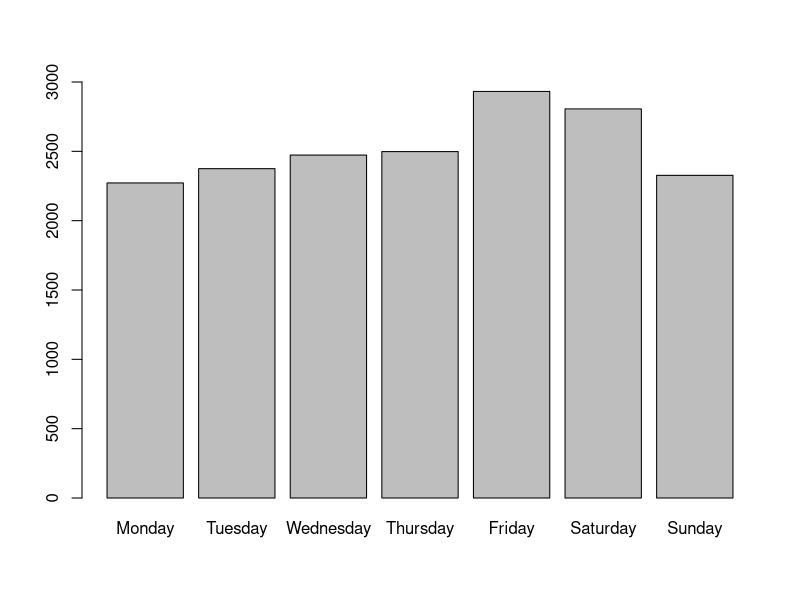
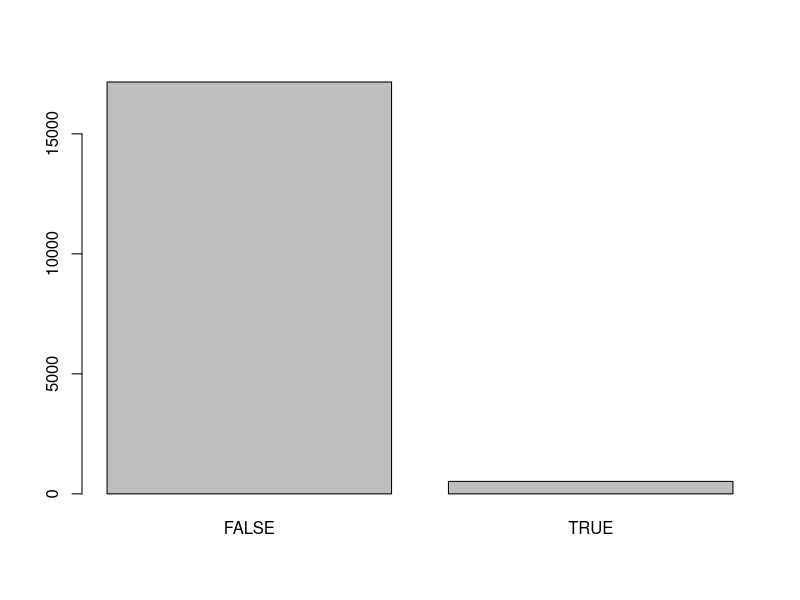

Source code (R) for these figures, in order:
setwd('/Users/Cam/Desktop/ds_practice/faa-laser-incident-reports')
getwd()
ls()
options(prompt='R> ')
options(continue = '\t')


laser_dat = read.csv('adjusted_laser_data.csv')

head(laser_dat)

?table

laser_dat$day_of_week = factor(laser_dat$day_of_week,c('Monday','Tuesday','Wednesday','Thursday','Friday','Saturday','Sunday'))
day_breakdown = table(laser_dat$day_of_week)
day_breakdown
barplot(day_breakdown,ylim=c(0,3000))

results = chisq.test(day_breakdown)
summary(results)
results
results$observed
results$expected

holiday_breakdown = table(laser_dat$holidays)
holiday_breakdown
barplot(holiday_breakdown)